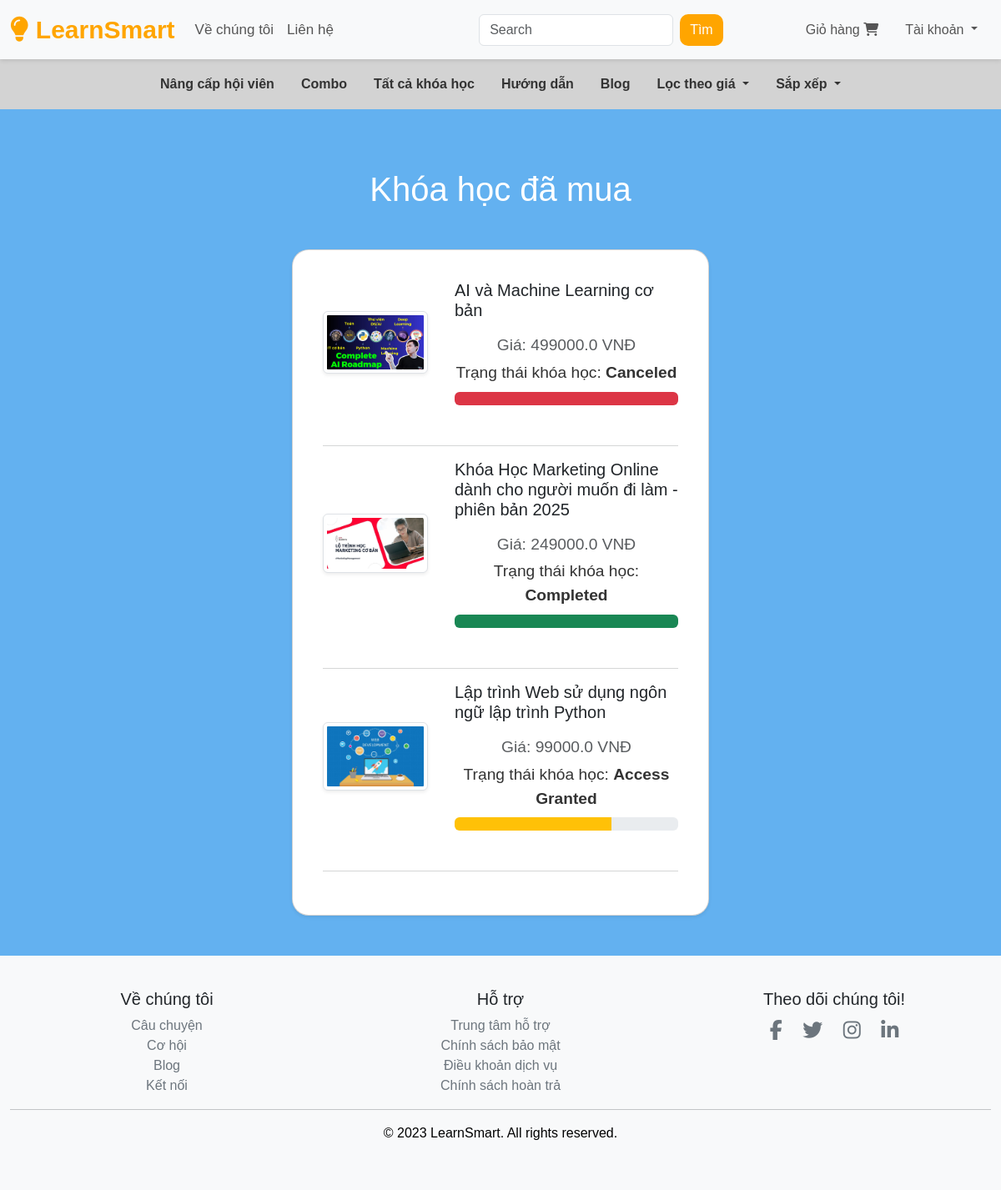
/orders (signed in), run on the app's committed database.
### website/models.py (models this page shows, shortened)
class Order(db.Model):
    id = db.Column(db.Integer, primary_key=True)
    price = db.Column(db.Float, nullable=False)
    status = db.Column(db.String(100), nullable=False)
    payment_id = db.Column(db.String(1000), nullable=False)
    customer_link = db.Column(db.Integer, db.ForeignKey('customer.id'), nullable=False)
    product_link = db.Column(db.Integer, db.ForeignKey('product.id'), nullable=False)

class Product(db.Model):
    id = db.Column(db.Integer, primary_key=True)
    product_name=db.Column(db.String(100), nullable=False)
    current_price = db.Column(db.Float, nullable=False)
    previous_price = db.Column(db.Float, nullable=False)
    product_picture = db.Column(db.String(1000), nullable=False)
    flash_sale = db.Column(db.Boolean, default=False)
    date_added = db.Column(db.DateTime, default=datetime.utcnow)
    description = db.Column(db.Text, nullable=True)
    duration = db.Column(db.String(50), nullable=True)
    video_url = db.Column(db.String(500), nullable=True)
    carts = db.relationship('Cart', backref=db.backref('product', lazy=True))
    orders = db.relationship('Order', backref=db.backref('product', lazy=True))

### website/views.py (the view)
@views.route('/orders')
@login_required
def order():
    orders = Order.query.filter_by(customer_link=current_user.id).all()
    return render_template('orders.html', orders=orders)

### website/templates/orders.html (shortened to what this page needs)
{% extends 'base.html' %}
{% block body %}
<div class="top-bar">
    <div class="container-fluid">
        <ul class="nav justify-content-center">
            <li class="nav-item">
                <a class="nav-link" href="#">Nâng cấp hội viên</a>
            </li>
            <li class="nav-item">
                <a class="nav-link" href="#">Combo</a>
            </li>
            <li class="nav-item">
                <a class="nav-link" href="/all-courses">Tất cả khóa học</a>
            </li>
            <li class="nav-item">
                <a class="nav-link" href="#">Hướng dẫn</a>
            </li>
            <li class="nav-item">
                <a class="nav-link" href="#">Blog</a>
            </li>
            <li class="nav-item dropdown">
                <a class="nav-link dropdown-toggle" href="#" id="priceFilterDropdown" role="button" data-bs-toggle="dropdown" aria-expanded="false">
                    Lọc theo giá
                </a>
            </li>
            <li class="nav-item dropdown">
                <a class="nav-link dropdown-toggle" href="#" id="orderFilterDropdown" role="button" data-bs-toggle="dropdown" aria-expanded="false">
                    Sắp xếp
                </a>
            </li>
        </ul>
    </div>
</div>
<div class="container-fluid py-5" style="background-color: #63b1f0;">
    <div class="row justify-content-center">
        {% if orders %}
            <h1 class="text-center mb-5 text-white pt-4">Khóa học đã mua</h1>
            <div class="col-12 col-lg-10">
                <div class="card shadow-sm" style="border-radius: 20px; padding: 20px; margin: 0 auto;">
                    <div class="card-body">
                        {% for item in orders %}
                        <div class="row mb-5 align-items-center">
                            <div class="col-12 col-sm-4 text-center mb-3 mb-sm-0">
                                <img src="{{ item.product.product_picture }}" alt="{{ item.product.product_name }}"
                                     class="img-fluid img-thumbnail shadow-sm" style="max-width: 100%; height: auto;">
                            </div>
                            <div class="col-12 col-sm-8" style="padding-left: 20px;">
                                <h5 class="mb-3">{{ item.product.product_name }}</h5>
                                <p class="text-muted small mb-1">Giá: {{ item.price }} VNĐ</p>
                                <p class="mb-2">Trạng thái khóa học: <strong>{{ item.status }}</strong></p>
                                {% set progress_map = {
                                    'Pending': (20, ''),
                                    'Payment Received': (40, 'bg-info'),
                                    'Access Granted': (70, 'bg-warning'),
                                    'Completed': (100, 'bg-success'),
                                    'Canceled': (100, 'bg-danger')
                                } %}
                                {% set progress = progress_map.get(item.status, (0, '')) %}
                                <div class="progress">
                                    <div class="progress-bar {{ progress[1] }}" role="progressbar"
                                         style="width: {{ progress[0] }}%;"
                                         aria-valuenow="{{ progress[0] }}" aria-valuemin="0" aria-valuemax="100">
                                    </div>
                                </div>
                            </div>
                        </div>
                        <hr class="text-muted">
                        {% endfor %}
                    </div>
                </div>
            </div>
        {% else %}
            <h1 class="text-center mb-5 text-white">Bạn không mua khóa học nào.</h1>
        {% endif %}
    </div>
</div>
{% endblock %}

### website/static/css/style.css (style rules this page uses)
html, body { height: 100%; margin: 0; padding: 0; display: flex; flex-direction: column; }
.top-bar { background-color: #d3d3d3; padding: 10px 0; }
.top-bar .nav-link { color: #333; font-weight: bold; }
.card { background-color: white; border-radius: 10px; box-shadow: 0 4px 8px rgba(0, 0, 0, 0.2); padding: 20px; margin: 0 20px; max-width: 500px; text-align: left; }
body { margin: 0; padding: 0; box-sizing: border-box; width: 100%; min-height: 100vh; overflow-x: hidden; background-color: rgba(99, 91, 157, 1); font-family: Arial, sans-serif; }
img { max-width: 100%; height: auto; }
h1, p { color: #fff; }
.card-body p { font-size: 1.2rem; color: #333; text-align: center; }

### data on the page
Order: product.product_picture (picture), product.product_name "AI và Machine Learning cơ bản", price "499000.0", status "Canceled", {{ progress[0] }} 100 (drawn)
Order: product.product_picture (picture), product.product_name "Khóa Học Marketing Online dành cho người muốn đi làm - phiên bản 2025", price "249000.0", status "Completed", {{ progress[0] }} 100 (drawn)
Order: product.product_picture (picture), product.product_name "Lập trình Web sử dụng ngôn ngữ lập trình Python", price "99000.0", status "Access Granted", {{ progress[0] }} 70 (drawn)
